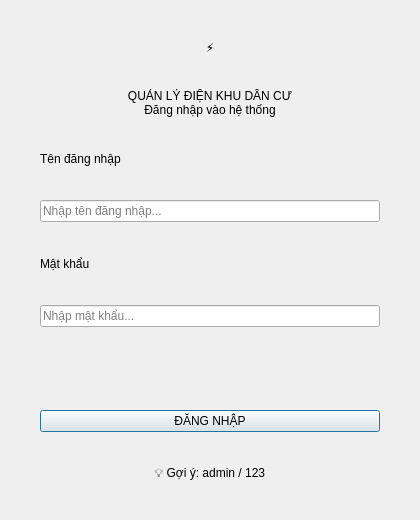
<?xml version="1.0" encoding="UTF-8"?>
<ui version="4.0">
 <class>LoginWindow</class>
 <widget class="QDialog" name="LoginWindow">
  <property name="geometry">
   <rect>
    <x>0</x>
    <y>0</y>
    <width>420</width>
    <height>520</height>
   </rect>
  </property>
  <property name="windowTitle">
   <string>Đăng nhập - Quản lý Điện Khu Dân Cư</string>
  </property>
  <property name="minimumSize">
   <size>
    <width>420</width>
    <height>520</height>
   </size>
  </property>
  <layout class="QVBoxLayout" name="verticalLayout">
   <property name="spacing">
    <number>0</number>
   </property>
   <property name="leftMargin">
    <number>40</number>
   </property>
   <property name="topMargin">
    <number>40</number>
   </property>
   <property name="rightMargin">
    <number>40</number>
   </property>
   <property name="bottomMargin">
    <number>40</number>
   </property>
   <item>
    <widget class="QLabel" name="lblIcon">
     <property name="text">
      <string>⚡</string>
     </property>
     <property name="alignment">
      <set>Qt::AlignCenter</set>
     </property>
     <property name="objectName">
      <string>lblIcon</string>
     </property>
    </widget>
   </item>
   <item>
    <spacer name="spacer1">
     <property name="orientation">
      <enum>Qt::Vertical</enum>
     </property>
     <property name="sizeHint" stdset="0">
      <size>
       <width>20</width>
       <height>10</height>
      </size>
     </property>
    </spacer>
   </item>
   <item>
    <widget class="QLabel" name="lblTitle">
     <property name="text">
      <string>QUẢN LÝ ĐIỆN KHU DÂN CƯ</string>
     </property>
     <property name="alignment">
      <set>Qt::AlignCenter</set>
     </property>
     <property name="objectName">
      <string>lblTitle</string>
     </property>
    </widget>
   </item>
   <item>
    <widget class="QLabel" name="lblSubtitle">
     <property name="text">
      <string>Đăng nhập vào hệ thống</string>
     </property>
     <property name="alignment">
      <set>Qt::AlignCenter</set>
     </property>
     <property name="objectName">
      <string>lblSubtitle</string>
     </property>
    </widget>
   </item>
   <item>
    <spacer name="spacer2">
     <property name="orientation">
      <enum>Qt::Vertical</enum>
     </property>
     <property name="sizeHint" stdset="0">
      <size>
       <width>20</width>
       <height>20</height>
      </size>
     </property>
    </spacer>
   </item>
   <item>
    <widget class="QLabel" name="lblUsername">
     <property name="text">
      <string>Tên đăng nhập</string>
     </property>
     <property name="objectName">
      <string>lblUsername</string>
     </property>
    </widget>
   </item>
   <item>
    <spacer name="spacer3">
     <property name="orientation">
      <enum>Qt::Vertical</enum>
     </property>
     <property name="sizeHint" stdset="0">
      <size>
       <width>20</width>
       <height>5</height>
      </size>
     </property>
    </spacer>
   </item>
   <item>
    <widget class="QLineEdit" name="txtUsername">
     <property name="placeholderText">
      <string>Nhập tên đăng nhập...</string>
     </property>
     <property name="minimumHeight">
      <number>45</number>
     </property>
    </widget>
   </item>
   <item>
    <spacer name="spacer4">
     <property name="orientation">
      <enum>Qt::Vertical</enum>
     </property>
     <property name="sizeHint" stdset="0">
      <size>
       <width>20</width>
       <height>10</height>
      </size>
     </property>
    </spacer>
   </item>
   <item>
    <widget class="QLabel" name="lblPassword">
     <property name="text">
      <string>Mật khẩu</string>
     </property>
     <property name="objectName">
      <string>lblPassword</string>
     </property>
    </widget>
   </item>
   <item>
    <spacer name="spacer5">
     <property name="orientation">
      <enum>Qt::Vertical</enum>
     </property>
     <property name="sizeHint" stdset="0">
      <size>
       <width>20</width>
       <height>5</height>
      </size>
     </property>
    </spacer>
   </item>
   <item>
    <widget class="QLineEdit" name="txtPassword">
     <property name="placeholderText">
      <string>Nhập mật khẩu...</string>
     </property>
     <property name="echoMode">
      <enum>QLineEdit::Password</enum>
     </property>
     <property name="minimumHeight">
      <number>45</number>
     </property>
    </widget>
   </item>
   <item>
    <spacer name="spacer6">
     <property name="orientation">
      <enum>Qt::Vertical</enum>
     </property>
     <property name="sizeHint" stdset="0">
      <size>
       <width>20</width>
       <height>10</height>
      </size>
     </property>
    </spacer>
   </item>
   <item>
    <widget class="QLabel" name="lblError">
     <property name="text">
      <string/>
     </property>
     <property name="alignment">
      <set>Qt::AlignCenter</set>
     </property>
     <property name="objectName">
      <string>lblError</string>
     </property>
    </widget>
   </item>
   <item>
    <spacer name="spacer7">
     <property name="orientation">
      <enum>Qt::Vertical</enum>
     </property>
     <property name="sizeHint" stdset="0">
      <size>
       <width>20</width>
       <height>5</height>
      </size>
     </property>
    </spacer>
   </item>
   <item>
    <widget class="QPushButton" name="btnLogin">
     <property name="text">
      <string>ĐĂNG NHẬP</string>
     </property>
     <property name="minimumHeight">
      <number>48</number>
     </property>
     <property name="default">
      <bool>true</bool>
     </property>
    </widget>
   </item>
   <item>
    <spacer name="spacer8">
     <property name="orientation">
      <enum>Qt::Vertical</enum>
     </property>
     <property name="sizeHint" stdset="0">
      <size>
       <width>20</width>
       <height>10</height>
      </size>
     </property>
    </spacer>
   </item>
   <item>
    <widget class="QLabel" name="lblHint">
     <property name="text">
      <string>💡 Gợi ý: admin / 123</string>
     </property>
     <property name="alignment">
      <set>Qt::AlignCenter</set>
     </property>
     <property name="objectName">
      <string>lblHint</string>
     </property>
    </widget>
   </item>
  </layout>
 </widget>
 <resources/>
 <connections/>
</ui>
